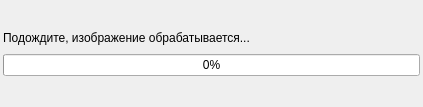
<?xml version="1.0" encoding="UTF-8"?>
<ui version="4.0">
 <class>ProgressBar</class>
 <widget class="QDialog" name="ProgressBar">
  <property name="geometry">
   <rect>
    <x>0</x>
    <y>0</y>
    <width>423</width>
    <height>107</height>
   </rect>
  </property>
  <property name="windowTitle">
   <string>Загрузка файла</string>
  </property>
  <layout class="QGridLayout" name="gridLayout">
   <property name="leftMargin">
    <number>3</number>
   </property>
   <property name="topMargin">
    <number>3</number>
   </property>
   <property name="rightMargin">
    <number>3</number>
   </property>
   <property name="bottomMargin">
    <number>3</number>
   </property>
   <property name="spacing">
    <number>3</number>
   </property>
   <item row="0" column="0">
    <layout class="QVBoxLayout" name="verticalLayout">
     <item>
      <widget class="QLabel" name="label">
       <property name="maximumSize">
        <size>
         <width>500</width>
         <height>20</height>
        </size>
       </property>
       <property name="text">
        <string>Подождите, изображение обрабатывается...</string>
       </property>
       <property name="alignment">
        <set>Qt::AlignLeading|Qt::AlignLeft|Qt::AlignTop</set>
       </property>
      </widget>
     </item>
     <item>
      <widget class="QProgressBar" name="progress_bar_">
       <property name="value">
        <number>0</number>
       </property>
      </widget>
     </item>
    </layout>
   </item>
  </layout>
 </widget>
 <resources/>
 <connections/>
</ui>
